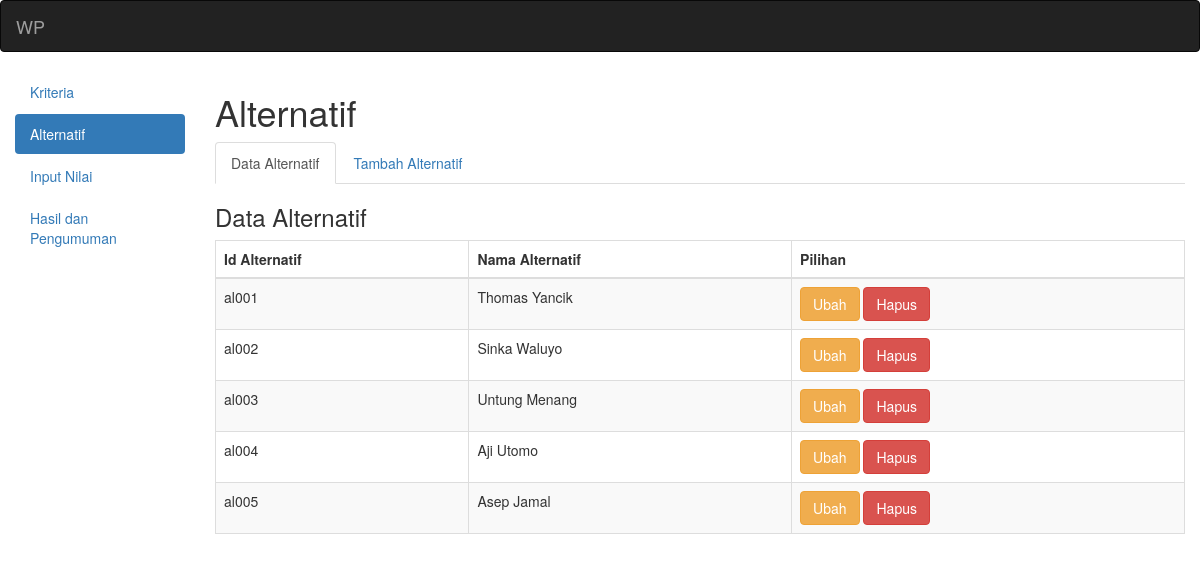
The app's page /?a=alternatif&k=alternatif with its own data.
### tables this page shows
CREATE TABLE `alternatif` (
  `id_alternatif` varchar(5) NOT NULL,
  `nm_alternatif` varchar(35) NOT NULL,
  `n_vektor_s` double NOT NULL,
  `n_vektor_v` double NOT NULL
);

### datakalternatif.php (the view)
<div class="box-header">
    <h3 class="box-title">Data Alternatif</h3>
</div>
<div class="table-responsive">
<table class="table table-bordered table-striped">
<thead>
<tr>
<th>Id Alternatif</th>
<th>Nama Alternatif</th>
<th>Pilihan</th>
</tr>
</thead>
<tbody>
<?php
include ("konfig/koneksi.php");
$s=mysqli_query($koneksi, "select * from alternatif order by id_alternatif ASC");
while($d=mysqli_fetch_assoc($s)){
?>
<tr>
<td><?php echo $d['id_alternatif']; ?></td>
<td><?php echo $d['nm_alternatif']; ?></td>
<td>
<a href="?a=alternatif&k=ubaha&id=<?php echo $d['id_alternatif']; ?>" class="btn btn-warning">Ubah</a>
<a href="hapusalternatif.php?id=<?php echo $d['id_alternatif']; ?>" class="btn btn-danger">Hapus</a>
</td>
</tr>
<?php
}
?>
</tbody>
</table>
</div>

### records on screen
alternatif: id_alternatif "al001", nm_alternatif "Thomas Yancik"
alternatif: id_alternatif "al002", nm_alternatif "Sinka Waluyo"
alternatif: id_alternatif "al003", nm_alternatif "Untung Menang"
alternatif: id_alternatif "al004", nm_alternatif "Aji Utomo"
alternatif: id_alternatif "al005", nm_alternatif "Asep Jamal"
